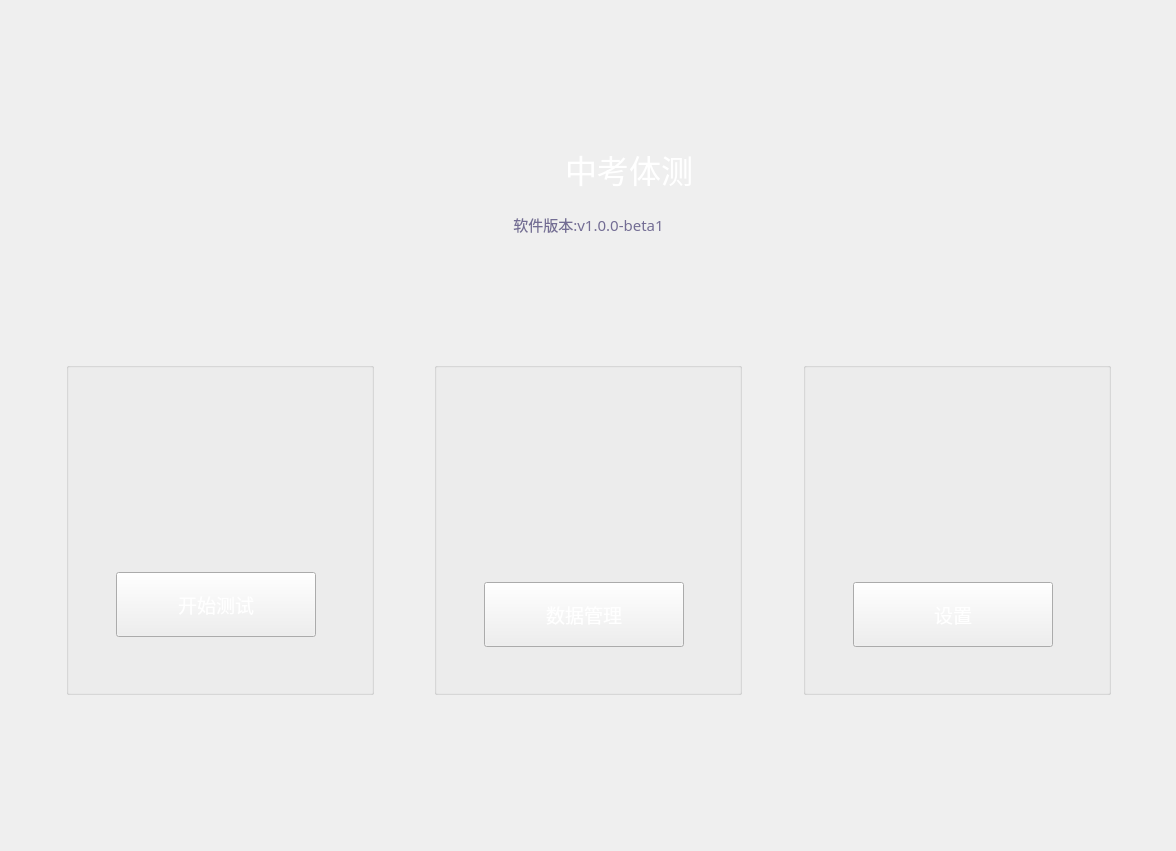
   <widget class="QWidget" name="page">
    <layout class="QVBoxLayout" name="verticalLayout_5">
     <item>
      <layout class="QHBoxLayout" name="horizontalLayout_2"/>
     </item>
     <item>
      <spacer name="verticalSpacer">
       <property name="orientation">
        <enum>Qt::Vertical</enum>
       </property>
       <property name="sizeType">
        <enum>QSizePolicy::Maximum</enum>
       </property>
       <property name="sizeHint" stdset="0">
        <size>
         <width>20</width>
         <height>120</height>
        </size>
       </property>
      </spacer>
     </item>
     <item>
      <layout class="QHBoxLayout" name="horizontalLayout_26">
       <item>
        <spacer name="horizontalSpacer_32">
         <property name="orientation">
          <enum>Qt::Horizontal</enum>
         </property>
         <property name="sizeHint" stdset="0">
          <size>
           <width>40</width>
           <height>20</height>
          </size>
         </property>
        </spacer>
       </item>
       <item>
        <layout class="QVBoxLayout" name="verticalLayout">
         <item>
          <layout class="QHBoxLayout" name="horizontalLayout_10">
           <item>
            <spacer name="horizontalSpacer_34">
             <property name="orientation">
              <enum>Qt::Horizontal</enum>
             </property>
             <property name="sizeHint" stdset="0">
              <size>
               <width>40</width>
               <height>20</height>
              </size>
             </property>
            </spacer>
           </item>
           <item>
            <widget class="QLabel" name="label_2">
             <property name="minimumSize">
              <size>
               <width>76</width>
               <height>76</height>
              </size>
             </property>
             <property name="maximumSize">
              <size>
               <width>76</width>
               <height>76</height>
              </size>
             </property>
             <property name="styleSheet">
              <string notr="true">border-image: url(:/resource/images/mainform/loginIcon.png);</string>
             </property>
             <property name="text">
              <string/>
             </property>
            </widget>
           </item>
           <item>
            <widget class="QLabel" name="label_3">
             <property name="minimumSize">
              <size>
               <width>192</width>
               <height>46</height>
              </size>
             </property>
             <property name="maximumSize">
              <size>
               <width>193</width>
               <height>46</height>
              </size>
             </property>
             <property name="font">
              <font>
               <family>Microsoft YaHei</family>
               <pointsize>24</pointsize>
              </font>
             </property>
             <property name="styleSheet">
              <string notr="true">color: rgb(255, 255, 255);</string>
             </property>
             <property name="text">
              <string>中考体测</string>
             </property>
             <property name="alignment">
              <set>Qt::AlignCenter</set>
             </property>
            </widget>
           </item>
           <item>
            <spacer name="horizontalSpacer_35">
             <property name="orientation">
              <enum>Qt::Horizontal</enum>
             </property>
             <property name="sizeHint" stdset="0">
              <size>
               <width>40</width>
               <height>20</height>
              </size>
             </property>
            </spacer>
           </item>
          </layout>
         </item>
         <item>
          <layout class="QHBoxLayout" name="horizontalLayout_9">
           <item>
            <spacer name="horizontalSpacer_5">
             <property name="orientation">
              <enum>Qt::Horizontal</enum>
             </property>
             <property name="sizeHint" stdset="0">
              <size>
               <width>40</width>
               <height>20</height>
              </size>
             </property>
            </spacer>
           </item>
           <item>
            <widget class="QLabel" name="label_11">
             <property name="minimumSize">
              <size>
               <width>139</width>
               <height>17</height>
              </size>
             </property>
             <property name="font">
              <font>
               <family>Microsoft YaHei</family>
               <pointsize>11</pointsize>
              </font>
             </property>
             <property name="styleSheet">
              <string notr="true">color: rgb(115, 109, 148);</string>
             </property>
             <property name="text">
              <string>软件版本:v1.0.0-beta1</string>
             </property>
             <property name="alignment">
              <set>Qt::AlignCenter</set>
             </property>
            </widget>
           </item>
           <item>
            <spacer name="horizontalSpacer_7">
             <property name="orientation">
              <enum>Qt::Horizontal</enum>
             </property>
             <property name="sizeHint" stdset="0">
              <size>
               <width>40</width>
               <height>20</height>
              </size>
             </property>
            </spacer>
           </item>
          </layout>
         </item>
        </layout>
       </item>
       <item>
        <spacer name="horizontalSpacer_33">
         <property name="orientation">
          <enum>Qt::Horizontal</enum>
         </property>
         <property name="sizeHint" stdset="0">
          <size>
           <width>40</width>
           <height>20</height>
          </size>
         </property>
        </spacer>
       </item>
      </layout>
     </item>
     <item>
      <spacer name="verticalSpacer_22">
       <property name="orientation">
        <enum>Qt::Vertical</enum>
       </property>
       <property name="sizeType">
        <enum>QSizePolicy::Maximum</enum>
       </property>
       <property name="sizeHint" stdset="0">
        <size>
         <width>20</width>
         <height>120</height>
        </size>
       </property>
      </spacer>
     </item>
     <item>
      <layout class="QHBoxLayout" name="horizontalLayout">
       <item>
        <spacer name="horizontalSpacer">
         <property name="orientation">
          <enum>Qt::Horizontal</enum>
         </property>
         <property name="sizeHint" stdset="0">
          <size>
           <width>40</width>
           <height>20</height>
          </size>
         </property>
        </spacer>
       </item>
       <item>
        <widget class="QGroupBox" name="gbStartTestBtn">
         <property name="minimumSize">
          <size>
           <width>308</width>
           <height>333</height>
          </size>
         </property>
         <property name="title">
          <string/>
         </property>
         <widget class="QLabel" name="lbStartTestPic">
          <property name="geometry">
           <rect>
            <x>90</x>
            <y>50</y>
            <width>122</width>
            <height>138</height>
           </rect>
          </property>
          <property name="minimumSize">
           <size>
            <width>122</width>
            <height>138</height>
           </size>
          </property>
          <property name="styleSheet">
           <string notr="true">border-image: url(:/resource/images/mainform/startTestpng.png);</string>
          </property>
          <property name="text">
           <string/>
          </property>
         </widget>
         <widget class="QPushButton" name="pbStartTest">
          <property name="geometry">
           <rect>
            <x>50</x>
            <y>210</y>
            <width>200</width>
            <height>65</height>
           </rect>
          </property>
          <property name="minimumSize">
           <size>
            <width>200</width>
            <height>65</height>
           </size>
          </property>
          <property name="font">
           <font>
            <family>Microsoft YaHei</family>
            <pointsize>14</pointsize>
           </font>
          </property>
          <property name="styleSheet">
           <string notr="true">color: rgb(255, 255, 255);</string>
          </property>
          <property name="text">
           <string>开始测试</string>
          </property>
         </widget>
        </widget>
       </item>
       <item>
        <spacer name="horizontalSpacer_2">
         <property name="orientation">
          <enum>Qt::Horizontal</enum>
         </property>
         <property name="sizeHint" stdset="0">
          <size>
           <width>40</width>
           <height>20</height>
          </size>
         </property>
        </spacer>
       </item>
       <item>
        <widget class="QGroupBox" name="gbDataManageBtn">
         <property name="minimumSize">
          <size>
           <width>308</width>
           <height>333</height>
          </size>
         </property>
         <property name="title">
          <string/>
         </property>
         <widget class="QLabel" name="lbDataManage">
          <property name="geometry">
           <rect>
            <x>90</x>
            <y>40</y>
            <width>122</width>
            <height>138</height>
           </rect>
          </property>
          <property name="minimumSize">
           <size>
            <width>122</width>
            <height>138</height>
           </size>
          </property>
          <property name="styleSheet">
           <string notr="true">border-image: url(:/resource/images/mainform/dataManage.png);</string>
          </property>
          <property name="text">
           <string/>
          </property>
         </widget>
         <widget class="QPushButton" name="pbDataManage">
          <property name="geometry">
           <rect>
            <x>50</x>
            <y>220</y>
            <width>200</width>
            <height>65</height>
           </rect>
          </property>
          <property name="minimumSize">
           <size>
            <width>200</width>
            <height>65</height>
           </size>
          </property>
          <property name="font">
           <font>
            <family>Microsoft YaHei</family>
            <pointsize>14</pointsize>
           </font>
          </property>
          <property name="styleSheet">
           <string notr="true">color: rgb(255, 255, 255);</string>
          </property>
          <property name="text">
           <string>数据管理</string>
          </property>
         </widget>
        </widget>
       </item>
       <item>
        <spacer name="horizontalSpacer_26">
         <property name="orientation">
          <enum>Qt::Horizontal</enum>
         </property>
         <property name="sizeHint" stdset="0">
          <size>
           <width>40</width>
           <height>20</height>
          </size>
         </property>
        </spacer>
       </item>
       <item>
        <widget class="QGroupBox" name="gbSettingsBtn">
         <property name="minimumSize">
          <size>
           <width>308</width>
           <height>333</height>
          </size>
         </property>
         <property name="title">
          <string/>
         </property>
         <widget class="QPushButton" name="pbSetup">
          <property name="geometry">
           <rect>
            <x>50</x>
            <y>220</y>
            <width>200</width>
            <height>65</height>
           </rect>
          </property>
          <property name="minimumSize">
           <size>
            <width>200</width>
            <height>65</height>
           </size>
          </property>
          <property name="font">
           <font>
            <family>Microsoft YaHei</family>
            <pointsize>14</pointsize>
           </font>
          </property>
          <property name="styleSheet">
           <string notr="true">color: rgb(255, 255, 255);</string>
          </property>
          <property name="text">
           <string>设置</string>
          </property>
         </widget>
         <widget class="QLabel" name="lbDataManagePic">
          <property name="geometry">
           <rect>
            <x>90</x>
            <y>50</y>
            <width>122</width>
            <height>123</height>
           </rect>
          </property>
          <property name="minimumSize">
           <size>
            <width>122</width>
            <height>123</height>
           </size>
          </property>
          <property name="styleSheet">
           <string notr="true">border-image: url(:/resource/images/mainform/settings.png);</string>
          </property>
          <property name="text">
           <string/>
          </property>
         </widget>
        </widget>
       </item>
       <item>
        <spacer name="horizontalSpacer_4">
         <property name="orientation">
          <enum>Qt::Horizontal</enum>
         </property>
         <property name="sizeHint" stdset="0">
          <size>
           <width>40</width>
           <height>20</height>
          </size>
         </property>
        </spacer>
       </item>
      </layout>
     </item>
     <item>
      <spacer name="horizontalSpacer_3">
       <property name="orientation">
        <enum>Qt::Horizontal</enum>
       </property>
       <property name="sizeHint" stdset="0">
        <size>
         <width>1154</width>
         <height>20</height>
        </size>
       </property>
      </spacer>
     </item>
     <item>
      <spacer name="verticalSpacer_2">
       <property name="orientation">
        <enum>Qt::Vertical</enum>
       </property>
       <property name="sizeHint" stdset="0">
        <size>
         <width>20</width>
         <height>125</height>
        </size>
       </property>
      </spacer>
     </item>
    </layout>
   </widget>
